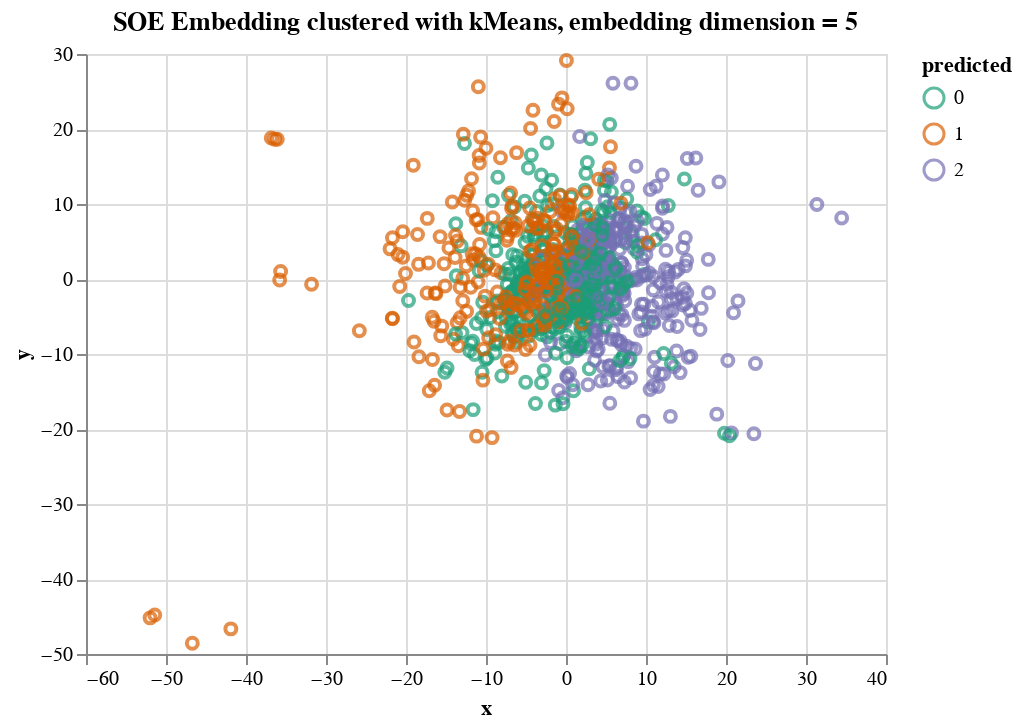

The notebook cell saved with this chart:
### Code cell
print(f"Tangles NMI: {normalized_mutual_info_score(ys, ypred_tangles)}")
print(f"SOE-kMeans NMI: {normalized_mutual_info_score(ys, ypred_soe_kmeans)}")

plotter.assignments(embedding[:, :2], ypred_soe_kmeans).properties(title="SOE Embedding clustered with kMeans, embedding dimension = 5")

### Figure 1 — Vega-Lite specification as saved in the notebook (floating-point values rounded to 4 significant figures; data arrays with more than 128 entries replaced by an {"elided": "..."} marker saying what was removed)
{"config": {"view": {"continuousWidth": 400, "continuousHeight": 300}}, "data": {"name": "data-a5ce6d472bbfe617c31b44ec12e078bc"}, "mark": "point", "encoding": {"color": {"type": "nominal", "field": "predicted", "scale": {"scheme": "dark2"}}, "x": {"type": "quantitative", "field": "x"}, "y": {"type": "quantitative", "field": "y"}}, "title": "SOE Embedding clustered with kMeans, embedding dimension = 5", "$schema": "https://vega.github.io/schema/vega-lite/v4.8.1.json", "datasets": {"data-a5ce6d472bbfe617c31b44ec12e078bc": {"elided": "999 records"}}}
